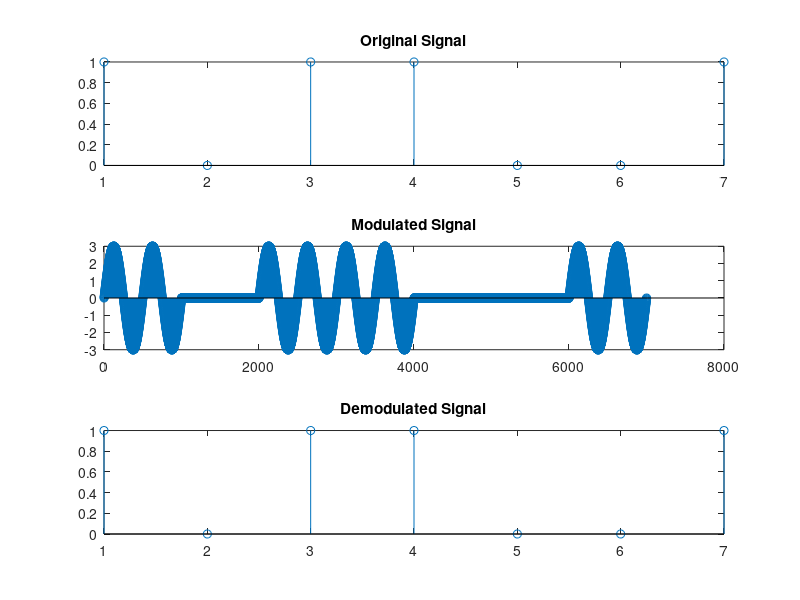

This figure's MATLAB source:
clc;
signal = [1 0 1 1 0 0 1];

bitrate = 1;
% finding sampling time and rate
sampling_rate = 1000;
sampling_time = 1/sampling_rate;
end_time = length(signal)/bitrate;
time = 0:sampling_time:end_time;

% career freequency properties
a = 3;
f = 2;

% lets modulate
index = 1;
modulatedSignal = a*sin(2*pi*f*time);
for i=1:length(time)
    if signal(index)==0
        modulatedSignal(i) = 0;
    end
    
    if time(i)*bitrate>=index
        index = index + 1;
    end
end

% ok...lets demodulate
index = 1;
%demodulatedSignal = zeros(1, length(modulatedSignal)/sampling_rate);
for i=1:length(modulatedSignal)
    if modulatedSignal(i) ~= 0
        demodulatedSignal(index) = 1;
    else
        demodulatedSignal(index) = 0;
    end
    
    if time(i)*bitrate >= index
        index = index + 1;
    end
end
disp(index);
subplot(3, 1, 1);
stem(signal);
title('Original Signal');
hold on;
subplot(3, 1, 2);
stem(modulatedSignal);
title('Modulated Signal');
subplot(3, 1, 3);
stem(demodulatedSignal);
title('Demodulated Signal');